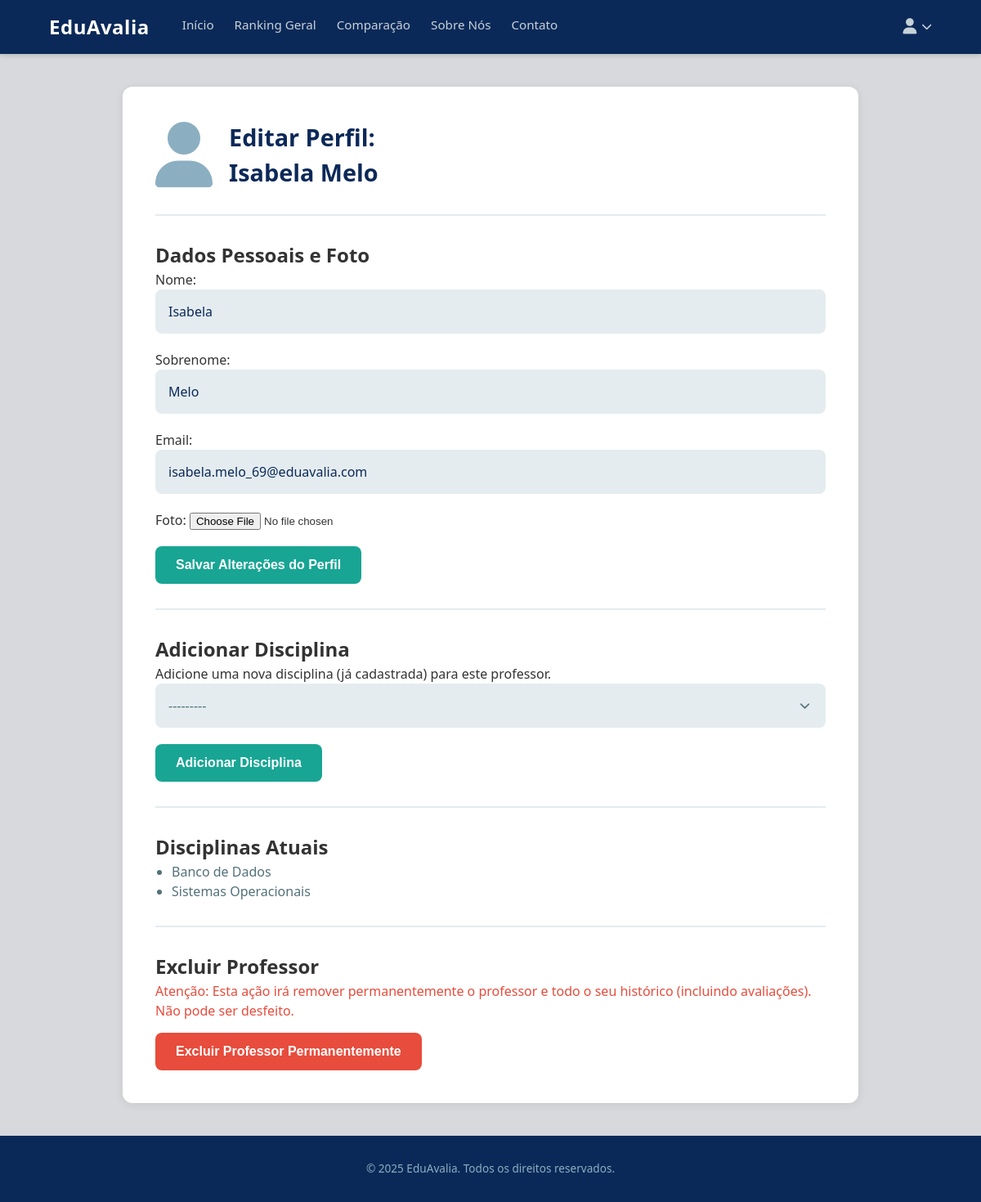
The page /professores/9/editar/ (signed in) on the database its author committed.
### avaliacoes/models.py (models this page shows, shortened)
class Professor(models.Model):
    user = models.OneToOneField(CustomUser, on_delete=models.CASCADE, limit_choices_to={'user_type': 'professor'})
    foto = models.ImageField(upload_to='professores_fotos/', blank=True, null=True)

class CustomUser(AbstractUser):
    USER_TYPE_CHOICES = (
        ('aluno', 'Aluno'),
        ('professor', 'Professor'),
        ('admin', 'Administrador'),
    )
    user_type = models.CharField(max_length=20, choices=USER_TYPE_CHOICES, default='aluno')
    cpf = models.CharField(max_length=11, unique=True)
    data_nascimento = models.DateField(null=True, blank=True)

class DisciplinaPessoa(models.Model):
    STATUS_CHOICES = [
        ('ativo', 'Ativo'),
        ('inativo', 'Inativo'),
    ]
    disciplina = models.ForeignKey('Materia', on_delete=models.CASCADE)
    pessoa = models.ForeignKey('CustomUser', on_delete=models.CASCADE, related_name='disciplinas_pessoa')
    status = models.CharField(max_length=20, choices=STATUS_CHOICES, default='ativo')
    class Meta:
        unique_together = ('disciplina', 'pessoa')

class Materia(models.Model):
    nome = models.CharField(max_length=100) # Este campo armazena o nome real ("Química")
    codigo = models.CharField(max_length=20, unique=True)
    data_inicio = models.DateField()
    nome_normalized = models.CharField(max_length=100, blank=True, db_index=True)
    def __str__(self):
        return f"{self.codigo} - {self.nome}"

### avaliacoes/views.py (the view)
# urls.py: path('professores/<int:professor_id>/editar/', views.editar_professor, name='editar_professor'),
@staff_member_required # Garante que só admins podem editar
def editar_professor(request, professor_id):
    professor = get_object_or_404(Professor, pk=professor_id)
    user = professor.user
    disciplinas_atuais = DisciplinaPessoa.objects.filter(pessoa=user)
    if request.method == 'POST':
        if 'submit_profile' in request.POST:
            user_form = UserProfileForm(request.POST, instance=user, prefix='user')
            professor_form = ProfessorForm(request.POST, request.FILES, instance=professor, prefix='prof')
            if user_form.is_valid() and professor_form.is_valid():
                user_form.save()
                professor_form.save()
                messages.success(request, 'Perfil do professor atualizado com sucesso!')
                return redirect('editar_professor', professor_id=professor.id)
        elif 'submit_disciplina' in request.POST:
            disciplina_form = DisciplinaPessoaForm(request.POST, prefix='disc')
            if disciplina_form.is_valid():
                materia = disciplina_form.cleaned_data['disciplina']
                try:
                    obj, created = DisciplinaPessoa.objects.get_or_create(
                        pessoa=user,
                        disciplina=materia
                    )
                    if created:
                        messages.success(request, f"Disciplina '{materia.nome}' adicionada ao professor.")
                    else:
                        messages.warning(request, f"O professor já está cadastrado nessa disciplina.")
                except IntegrityError:
                     messages.error(request, "Erro ao tentar adicionar a disciplina.")
                return redirect('editar_professor', professor_id=professor.id)
        elif 'submit_delete' in request.POST:
            try:
                nome_professor = professor.user.get_full_name()
                professor.user.delete()
                messages.success(request, f"Professor '{nome_professor}' foi excluído com sucesso.")
                return redirect('lista_professores') # Redireciona para a lista de professores
            except Exception as e:
                messages.error(request, f"Erro ao excluir professor: {e}")
                return redirect('editar_professor', professor_id=professor.id)
    else:
        user_form = UserProfileForm(instance=user, prefix='user')
        professor_form = ProfessorForm(instance=professor, prefix='prof')
        disciplina_form = DisciplinaPessoaForm(prefix='disc')
    context = {
        'professor': professor,
        'user_form': user_form,
        'professor_form': professor_form,
        'disciplina_form': disciplina_form,
        'disciplinas_atuais': disciplinas_atuais
    }
    return render(request, 'avaliacoes/editar_professor.html', context)

### avaliacoes/forms.py
class UserProfileForm(forms.ModelForm):
    class Meta:
        model = CustomUser
        fields = ['first_name', 'last_name', 'email']
        labels = {
            'first_name': 'Nome',
            'last_name': 'Sobrenome',
            'email': 'Email de Login'
        }

class ProfessorForm(forms.ModelForm):
    class Meta:
        model = Professor
        fields = ['foto']

### avaliacoes/templates/avaliacoes/editar_professor.html (shortened to what this page needs)
{% extends 'base.html' %}
{% load static %}
{% block content %}
<main class="admin-container">
    <section class="admin-panel" style="max-width: 900px;">
        <div style="display: flex; align-items: center; gap: 20px; margin-bottom: 30px;">
            {% if professor.foto %}
            <img src="{{ professor.foto.url }}" alt="Foto"
                style="width: 80px; height: 80px; border-radius: 50%; object-fit: cover;">
            {% else %}
            <i class="fa-solid fa-user" style="font-size: 80px; color: var(--azul-acinzentado);"></i>
            {% endif %}
            <h1 style="margin: 0;">Editar Perfil: <br>{{ professor.user.get_full_name }}</h1>
        </div>
        <hr style="border: 1px solid var(--painel-central); margin: 30px 0;">
        <form method="post" enctype="multipart/form-data">
            <h2>Dados Pessoais e Foto</h2>
            <div class="form-group">
                <label>Nome:</label>
                {{ user_form.first_name }}
            </div>
            <div class="form-group">
                <label>Sobrenome:</label>
                {{ user_form.last_name }}
            </div>
            <div class="form-group">
                <label>Email:</label>
                {{ user_form.email }}
            </div>
            <div class="form-group">
                <label>Foto:</label>
                {{ professor_form.foto }}
            </div>
            <button type="submit" name="submit_profile" class="btn">Salvar Alterações do Perfil</button>
        </form>
        <hr style="border: 1px solid var(--painel-central); margin: 30px 0;">
        <form method="post">
            <h2>Adicionar Disciplina</h2>
            <p>Adicione uma nova disciplina (já cadastrada) para este professor.</p>
            <div class="form-group">
                {{ disciplina_form.disciplina }}
            </div>
            <button type="submit" name="submit_disciplina" class="btn">Adicionar Disciplina</button>
        </form>
        <hr style="border: 1px solid var(--painel-central); margin: 30px 0;">
        <h2>Disciplinas Atuais</h2>
        {% if disciplinas_atuais %}
        <ul style="list-style-type: disc; margin-left: 20px; color: var(--verde-escuro-letras);">
            {% for dp in disciplinas_atuais %}
            <li>{{ dp.disciplina.nome }}</li>
            {% endfor %}
        </ul>
        {% else %}
        <p>Este professor ainda não ministra nenhuma disciplina.</p>
        {% endif %}
        <hr style="border: 1px solid var(--painel-central); margin: 30px 0;">
        <form method="post"
            onsubmit="return confirm('Tem certeza que deseja excluir este professor? Esta ação é irreversível.');">
            <h2>Excluir Professor</h2>
            <p style="color: #E74C3C; font-weight: 500;">
                Atenção: Esta ação irá remover permanentemente o professor e todo o seu histórico (incluindo
                avaliações). Não pode ser desfeito.
            </p>
            <button type="submit" name="submit_delete" class="btn" style="background-color: #E74C3C; margin-top: 15px;">
                Excluir Professor Permanentemente
            </button>
        </form>
    </section>
</main>
{% endblock content %}

### avaliacoes/templates/base.html (style rules this page uses)
:root { --azul-marinho: #0b2958; --azul-acinzentado: #8bafc1; --verde: #18a594; --cinza-claro: #c6d2d9; --painel-central: #e4ecf0; --cinza-escuro-letras: #a7adaf; --verde-escuro-letras: #53717a; --cinza-claro-fundo: #d7d9dc; }
* { margin: 0; padding: 0; box-sizing: border-box; }
body { font-family: 'Segoe UI', sans-serif; background-color: var(--cinza-claro-fundo); color: #333; line-height: 1.5; display: flex; flex-direction: column; min-height: 100vh; }
.admin-container { display: flex; justify-content: center; gap: 30px; width: 90%; max-width: 1200px; margin: 40px auto; align-items: flex-start; flex-grow: 1; }
.admin-panel { flex-basis: 100%; max-width: 800px; background-color: #fff; border-radius: 12px; padding: 40px; box-shadow: 0 2px 12px rgba(0, 0, 0, 0.08); }
.admin-panel h1 { color: var(--azul-marinho); margin-bottom: 30px; font-size: 1.8rem; font-weight: 600; }
.form-group { margin-bottom: 20px; }
.form-group input[type="text"], .form-group input[type="email"], .form-group select { width: 100%; padding: 16px; border: none; border-radius: 8px; background-color: var(--painel-central); font-size: 1rem; color: var(--azul-marinho); font-family: 'Segoe UI', sans-serif; box-sizing: border-box; }
.form-group input::placeholder { color: var(--verde-escuro-letras); opacity: 0.9; }
.form-group select { color: var(--verde-escuro-letras); appearance: none; -webkit-appearance: none; -moz-appearance: none; background-repeat: no-repeat; background-position: right 16px center; background-size: 1.2em; }
.btn { padding: 14px 25px; border: none; border-radius: 8px; font-weight: 600; cursor: pointer; transition: all 0.3s ease; font-size: 1rem; color: #fff; background-color: var(--verde); }

### rows shown on the page
Professor: user.get_full_name "Isabela Melo"
DisciplinaPessoa: disciplina.nome "Banco de Dados"
DisciplinaPessoa: disciplina.nome "Sistemas Operacionais"
